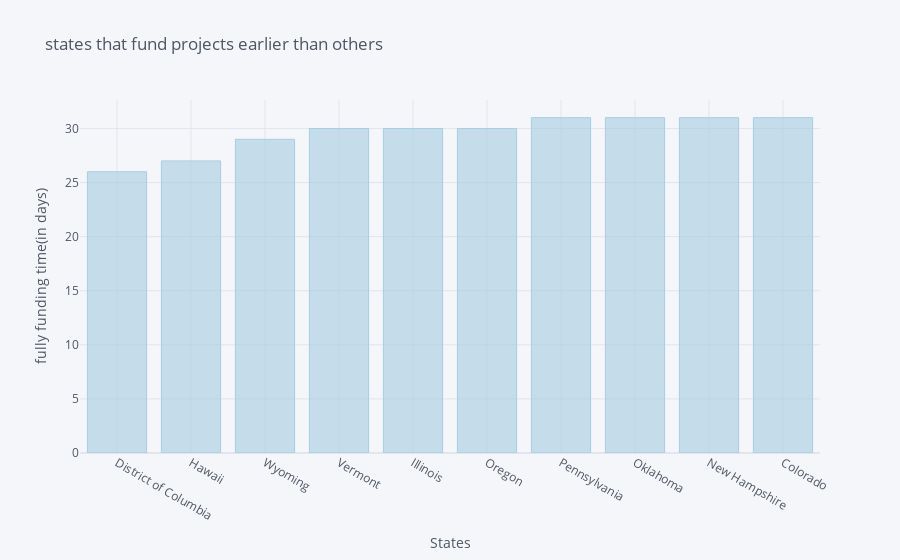

This figure's notebook cell:
### Code cell
fast_funding = fast[fast<32].sort_values().head(10)
fast_funding.iplot(kind='bar' , xTitle='States' , yTitle='fully funding time(in days)',
                  title='states that fund projects earlier than others',
                  colorscale='paired')

### Figure 1 — Plotly figure (JSON) as saved in the notebook; plotly's stock layout.template omitted (floating-point values rounded to 4 significant figures)
{"data": [{"marker": {"color": "rgba(166, 206, 227, 0.6)", "line": {"color": "rgba(166, 206, 227, 1.0)", "width": 1}}, "name": "Funding Time", "orientation": "v", "text": "", "type": "bar", "x": ["District of Columbia", "Hawaii", "Wyoming", "Vermont", "Illinois", "Oregon", "Pennsylvania", "Oklahoma", "New Hampshire", "Colorado"], "y": [26, 27, 29, 30, 30, 30, 31, 31, 31, 31]}], "layout": {"legend": {"bgcolor": "#F5F6F9", "font": {"color": "#4D5663"}}, "paper_bgcolor": "#F5F6F9", "plot_bgcolor": "#F5F6F9", "title": {"font": {"color": "#4D5663"}, "text": "states that fund projects earlier than others"}, "xaxis": {"gridcolor": "#E1E5ED", "showgrid": true, "tickfont": {"color": "#4D5663"}, "title": {"font": {"color": "#4D5663"}, "text": "States"}, "zerolinecolor": "#E1E5ED", "type": "category", "range": [-0.5, 9.5], "autorange": true}, "yaxis": {"gridcolor": "#E1E5ED", "showgrid": true, "tickfont": {"color": "#4D5663"}, "title": {"font": {"color": "#4D5663"}, "text": "fully funding time(in days)"}, "zerolinecolor": "#E1E5ED", "type": "linear", "range": [0, 32.63], "autorange": true}, "autosize": true}}
